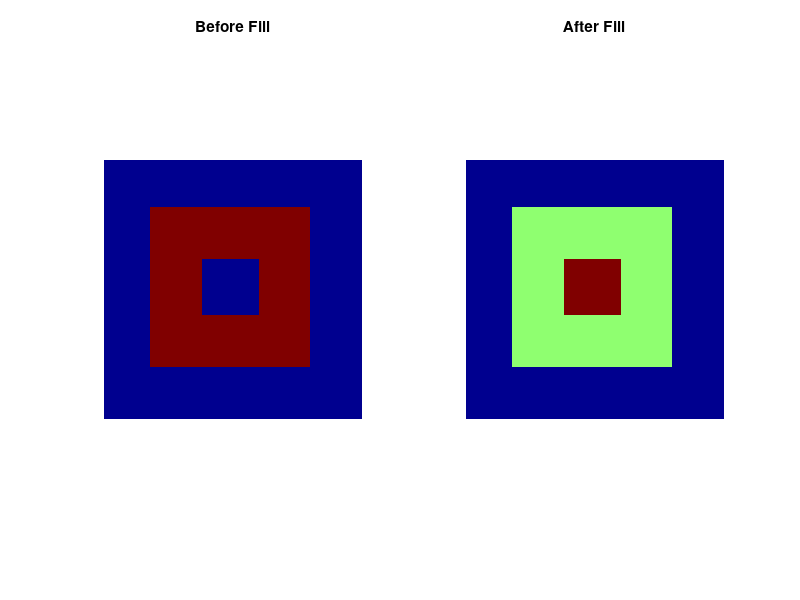

Write the MATLAB code that produced this figure.
clc; clear; close all

img = zeros(50,50);
img(10:40,10:40) = 1;
img(20:30,20:30) = 0;

figure
subplot(1,2,1)
imagesc(img)
axis equal off
title('Before Fill')

x = 25; y = 25;
target = img(x,y);
replacement = 2;

stack = [x y];

while ~isempty(stack)
    p = stack(end,:);
    stack(end,:) = [];
    i = p(1); j = p(2);

    if i<1 || i>50 || j<1 || j>50
        continue
    end

    if img(i,j) ~= target
        continue
    end

    img(i,j) = replacement;

    stack = [stack;
             i+1 j;
             i-1 j;
             i j+1;
             i j-1];
end

subplot(1,2,2)
imagesc(img)
axis equal off
title('After Fill')
colormap(jet)
